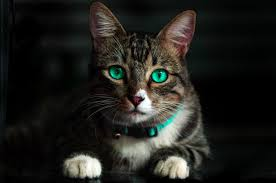
#> input picture cat.jpeg, 276 x 183 px
$ python flip.py --image cat.jpeg
#> lines starting #> are read from the running program, lines starting #| are printed output that depends on the picture
import argparse
import imutils
import cv2

# Fetching the arguments and save in dictionary
ap = argparse.ArgumentParser()
ap.add_argument("-i","--image", required = True, help = "Enter path to the image")
args = vars(ap.parse_args())

#loading and converting the image into numpy array
image = cv2.imread(args["image"])
#> image is the input picture: shape (183, 276, 3); mean B, G, R 28.3, 32.1, 32.1
cv2.imshow("Original Image", image)
cv2.waitKey(0)

flipped = cv2.flip(image, 0)
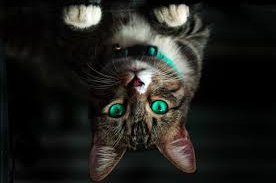
#> flipped: shape (183, 276, 3); mean B, G, R 28.3, 32.1, 32.1
cv2.imshow("Vertical Flip", flipped)
cv2.waitKey(0)

flipped = cv2.flip(image, 1)
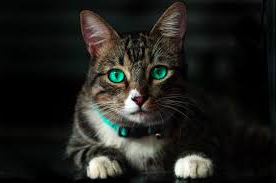
#> flipped: shape (183, 276, 3); mean B, G, R 28.3, 32.1, 32.1
cv2.imshow("Horizontal Flip", flipped)
cv2.waitKey(0)

flipped = cv2.flip(image, -1)
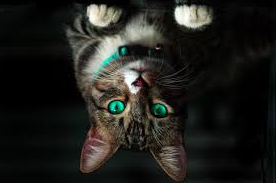
#> flipped: shape (183, 276, 3); mean B, G, R 28.3, 32.1, 32.1
cv2.imshow("Both Flip", flipped)
cv2.waitKey(0)
